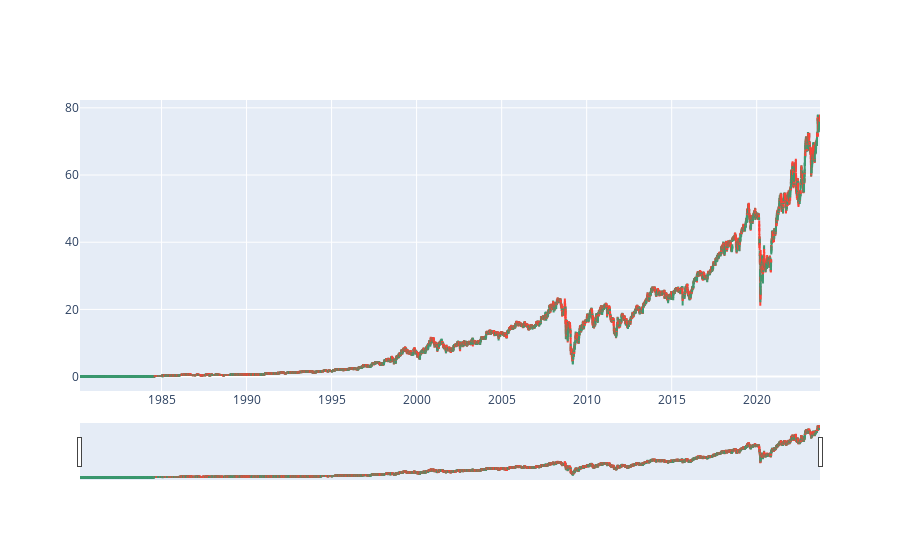

Notebook code cell kept with this figure:
### Code cell
plot_candle_stick(df)

### Figure 1 — Plotly figure (JSON) as saved in the notebook; plotly's stock layout.template omitted (floating-point values rounded to 4 significant figures; data arrays with more than 128 entries replaced by an {"elided": "..."} marker saying what was removed)
{"data": [{"close": {"elided": "10972 float values"}, "high": {"elided": "10972 float values"}, "low": {"elided": "10972 float values"}, "open": {"elided": "10972 float values"}, "type": "candlestick", "x": {"elided": "10972 str values"}}], "layout": {}}
